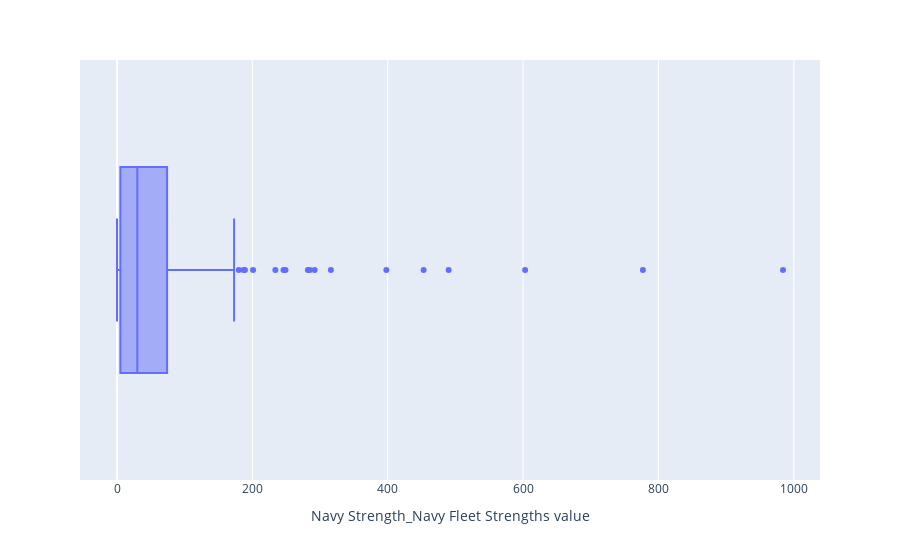

The cell this chart's notebook holds for it:
### Code cell
fig = px.box(X, x = X["Navy Strength_Navy Fleet Strengths value"],
             hover_name=X["Country"])
fig.show()

### Figure 1 — Plotly figure (JSON) as saved in the notebook; plotly's stock layout.template omitted (floating-point values rounded to 4 significant figures; data arrays with more than 128 entries replaced by an {"elided": "..."} marker saying what was removed)
{"data": [{"alignmentgroup": "True", "hovertemplate": "<b>%{hovertext}</b><br><br>Navy Strength_Navy Fleet Strengths value=%{x}<extra></extra>", "hovertext": {"elided": "138 str values"}, "legendgroup": "", "marker": {"color": "#636efa"}, "name": "", "notched": false, "offsetgroup": "", "orientation": "h", "showlegend": false, "type": "box", "x": {"elided": "138 int values"}, "x0": " ", "xaxis": "x", "y0": " ", "yaxis": "y"}], "layout": {"boxmode": "group", "legend": {"tracegroupgap": 0}, "margin": {"t": 60}, "xaxis": {"anchor": "y", "domain": [0, 1], "title": {"text": "Navy Strength_Navy Fleet Strengths value"}}, "yaxis": {"anchor": "x", "domain": [0, 1]}}}
